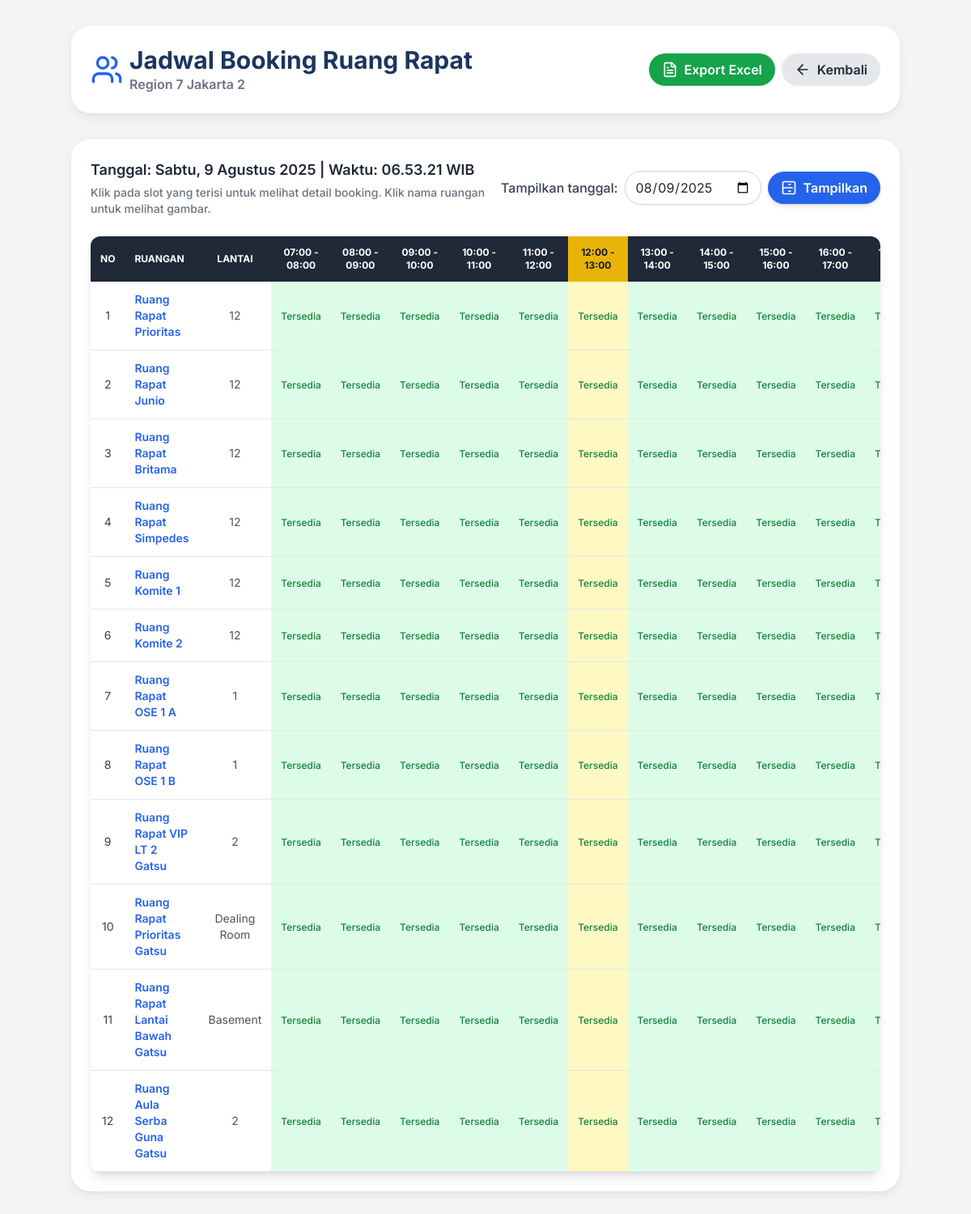
The page /schedule (signed in) on the database its author committed.
### app.py (models this page shows)
class Room(db.Model):
    id = db.Column(db.Integer, primary_key=True)
    name = db.Column(db.String(50), nullable=False)
    lantai = db.Column(db.String(10), nullable=True)
    image = db.Column(db.String(200), nullable=True)

### app.py (the view, shortened to what this page needs)
@app.route('/schedule')
def schedule_view():
    if 'role' not in session or session['role'] == 'admin''user':
        flash("anda perlu login!", "danger")
        return redirect(url_for('home'))
    local_now = datetime.utcnow() + timedelta(hours=7)
    today_param = request.args.get('date')
    if today_param:
        try:
            selected_date = datetime.strptime(today_param, '%Y-%m-%d').date()
        except ValueError:
            selected_date = local_now.date()
    else:
        selected_date = local_now.date()
    start_hour = 7
    end_hour = 17
    now = local_now
    current_hour = now.hour if now.date() == selected_date else None
    hours = list(range(start_hour, end_hour + 1))
    rooms = Room.query.all()
    bookings = Booking.query.filter(
        db.func.date(Booking.start_time) == selected_date
    ).all()
    schedule = {}
    booking_details = {}
    room_floors = {}
    room_image = {}
    for room in rooms:
        if room.image:
            room_image[room.name] = f"{app.config['UPLOAD_URL_ROOM']}{room.image}"
        else:
            room_image[room.name] = url_for('static', filename='images/placeholder_room.jpg')
    for room in rooms:
        room_schedule = {h: None for h in hours}
        room_detail = {h: None for h in hours}
        room_floors[room.name] = room.lantai
        room_bookings = [b for b in bookings if b.room_id == room.id]
        schedule[room.name] = room_schedule
        booking_details[room.name] = room_detail
    return render_template(
        'schedule.html',
        schedule=schedule,
        hours=hours,
        selected_date=selected_date,
        room_floors=room_floors,
        booking_details=booking_details,
        current_hour=current_hour,
        current_time=now,
        rooms=rooms,
        room_image=room_image # <--- PASTIKAN VARIABEL INI DIKIRIM KE TEMPLATE
    )

### templates/schedule.html (shortened to what this page needs)
<!DOCTYPE html>
<html lang="id">
<head>
    <script src="https://cdn.tailwindcss.com"></script>
    <link href="https://cdnjs.cloudflare.com/ajax/libs/flowbite/2.3.0/flowbite.min.css" rel="stylesheet" />
</head>
<body class="p-4 sm:p-6 lg:p-8">
    <div class="container mx-auto space-y-8 fade-in">
        <header class="flex flex-col md:flex-row md:items-center md:justify-between gap-4 md:gap-0 bg-white shadow-custom p-4 sm:p-6 rounded-3xl">
            <div class="flex items-center gap-2">
                <div class="flex flex-col">
                    <h1 class="text-xl md:text-3xl font-bold page-title">Jadwal Booking Ruang Rapat</h1>
                    <p class="text-sm md:text-base text-gray-500 font-semibold">Region 7 Jakarta 2</p>
                </div>
            </div>
            <div class="flex flex-wrap items-center gap-2 mt-4 md:mt-0">
                {% if session['role'] in ['admin', 'requester'] %}
                <a href="{{ url_for('export_schedule', date=selected_date.strftime('%Y-%m-%d')) }}"
                   class="inline-flex items-center justify-center w-full md:w-auto px-4 py-2 rounded-full bg-green-600 text-white font-semibold transition-colors duration-300 hover:bg-green-700">
                    Export Excel
                </a>
                {% endif %}
                <a href="{{ url_for('home') }}"
                   class="inline-flex items-center justify-center w-full md:w-auto px-4 py-2 rounded-full bg-gray-200 text-gray-800 font-semibold transition-colors duration-300 hover:bg-gray-300">
                    <svg xmlns="http://www.w3.org/2000/svg" class="w-5 h-5 mr-2" viewBox="0 0 24 24" fill="none" stroke="currentColor" stroke-width="2" stroke-linecap="round" stroke-linejoin="round"><path d="m12 19-7-7 7-7"/><path d="M19 12H5"/></svg>
                    Kembali
                </a>
            </div>
        </header>
        <main class="bg-white shadow-custom p-4 sm:p-6 rounded-3xl">
            <div class="flex flex-col lg:flex-row lg:items-center lg:justify-between gap-4 mb-6">
                <div class="flex-grow">
                    <div id="realtime-clock" class="text-lg font-semibold text-gray-800 text-center lg:text-left"></div>
                    <p class="text-sm text-gray-500 font-medium text-center lg:text-left mt-1">Klik pada slot yang terisi untuk melihat detail booking. Klik nama ruangan untuk melihat gambar.</p>
                </div>
                <form method="get" class="flex flex-col sm:flex-row items-center gap-2 w-full lg:w-auto">
                    <label for="date-filter" class="text-gray-700 font-medium whitespace-nowrap">Tampilkan tanggal:</label>
                    <input type="date" name="date" id="date-filter" class="w-full sm:w-auto form-input rounded-full border-gray-300 shadow-sm focus:border-blue-500 focus:ring focus:ring-blue-500 focus:ring-opacity-50 transition-all duration-200"
                           value="{{ selected_date.strftime('%Y-%m-%d') }}">
                    <button type="submit" class="w-full sm:w-auto inline-flex items-center justify-center px-4 py-2 rounded-full bg-blue-600 text-white font-semibold shadow-md transition-colors duration-300 hover:bg-blue-700">
                        Tampilkan
                    </button>
                </form>
            </div>
            <div class="overflow-x-auto rounded-xl shadow-lg hidden md:block">
                <table class="w-full table-auto text-sm text-gray-700 schedule-table">
                    <thead class="bg-gray-800 text-white text-xs uppercase">
                        <tr>
                            <th class="p-3 text-left">No</th>
                            <th class="p-3 text-left">Ruangan</th>
                            <th class="p-3 text-center">Lantai</th>
                            {% for h in hours %}
                                <th class="p-3 text-center {% if h == 12 %}bg-yellow-500 text-gray-900{% endif %}">{{ "%02d:00 - %02d:00"|format(h, h+1) }}</th>
                            {% endfor %}
                        </tr>
                    </thead>
                    <tbody>
                    {% for room, room_schedule in schedule.items() %}
                        <tr class="bg-white hover:bg-gray-50 transition-colors duration-200">
                            <td class="p-3 border-b text-center">{{ loop.index }}</td>
                            <td class="p-3 border-b text-left font-semibold text-blue-600 cursor-pointer room-name-cell"
                                data-modal-target="room-image-modal"
                                data-modal-toggle="room-image-modal"
                                data-room-name="{{ room }}"
                                data-room-image-url="{{ room_image[room] }}">
                                {{ room }}
                            </td>
                            <td class="p-3 border-b text-center text-gray-600">{{ room_floors[room] }}</td>
                            {% for h in hours %}
                                {% set is_highlighted = (h == 12) %}
                                {% if room_schedule[h] %}
                                    <td class="p-3 border-b text-center booked cursor-pointer transition-colors duration-200 {% if is_highlighted %}bg-yellow-300 hover:bg-yellow-400{% else %}bg-blue-200 hover:bg-blue-300{% endif %}"
                                        data-modal-target="booking-detail-modal" data-modal-toggle="booking-detail-modal"
                                        data-room-name="{{ booking_details[room][h].room.name }}"
                                        data-booking-title="{{ booking_details[room][h].title }}"
                                        data-booking-organizer="{{ booking_details[room][h].user }}"
                                        data-booking-description="{{ booking_details[room][h].description }}"
                                        data-booking-department="{{ booking_details[room][h].department }}"
                                        data-booking-start-time="{{ booking_details[room][h].start_time.strftime('%Y-%m-%d %H:%M:%S') }}"
                                        data-booking-end-time="{{ booking_details[room][h].end_time.strftime('%Y-%m-%d %H:%M:%S') }}">
                                        {{ room_schedule[h] }}
                                    </td>
                                {% else %}
                                    <td class="p-3 border-b text-center available {% if is_highlighted %}bg-yellow-100{% else %}bg-green-100{% endif %}">
                                        <span class="text-xs font-medium text-green-700">Tersedia</span>
                                    </td>
                                {% endif %}
                            {% endfor %}
                        </tr>
                    {% endfor %}
                    </tbody>
                </table>
            </div>
        </main>
    </div>
</body>
</html>

### templates/schedule.html (style rules this page uses)
body { font-family: 'Inter', sans-serif; background-color: #F3F4F6; color: #1F2937; }
.container { max-width: 1200px; }
.page-title { color: #1A365D; font-weight: 700; }
.shadow-custom { box-shadow: 0 4px 15px -3px rgba(0, 0, 0, 0.1), 0 2px 8px -2px rgba(0, 0, 0, 0.05); }
.fade-in { animation: fadeIn 0.7s ease-out forwards; }

### rows shown on the page
Room: name "Ruang Rapat Prioritas", name+lantai "12"
Room: name "Ruang Rapat Junio", name+lantai "12"
Room: name "Ruang Rapat Britama", name+lantai "12"
Room: name "Ruang Rapat Simpedes", name+lantai "12"
Room: name "Ruang Komite 1", name+lantai "12"
Room: name "Ruang Komite 2", name+lantai "12"
Room: name "Ruang Rapat OSE 1 A", name "1"
Room: name "Ruang Rapat OSE 1 B", name "1"
Room: name "Ruang Rapat VIP LT 2 Gatsu", name "2"
Room: name "Ruang Rapat Prioritas Gatsu", name+lantai "Dealing Room"
Room: name "Ruang Rapat Lantai Bawah Gatsu", name+lantai "Basement"
Room: name "Ruang Aula Serba Guna Gatsu", name "2"

### other values the page prints
{{ "%02d:00 - %02d:00"|format(h, h+1) }} "07:00 - 08:00" "08:00 - 09:00" "09:00 - 10:00" "10:00 - 11:00" "11:00 - 12:00" "12:00 - 13:00" "13:00 - 14:00" "14:00 - 15:00" "15:00 - 16:00" "16:00 - 17:00"
